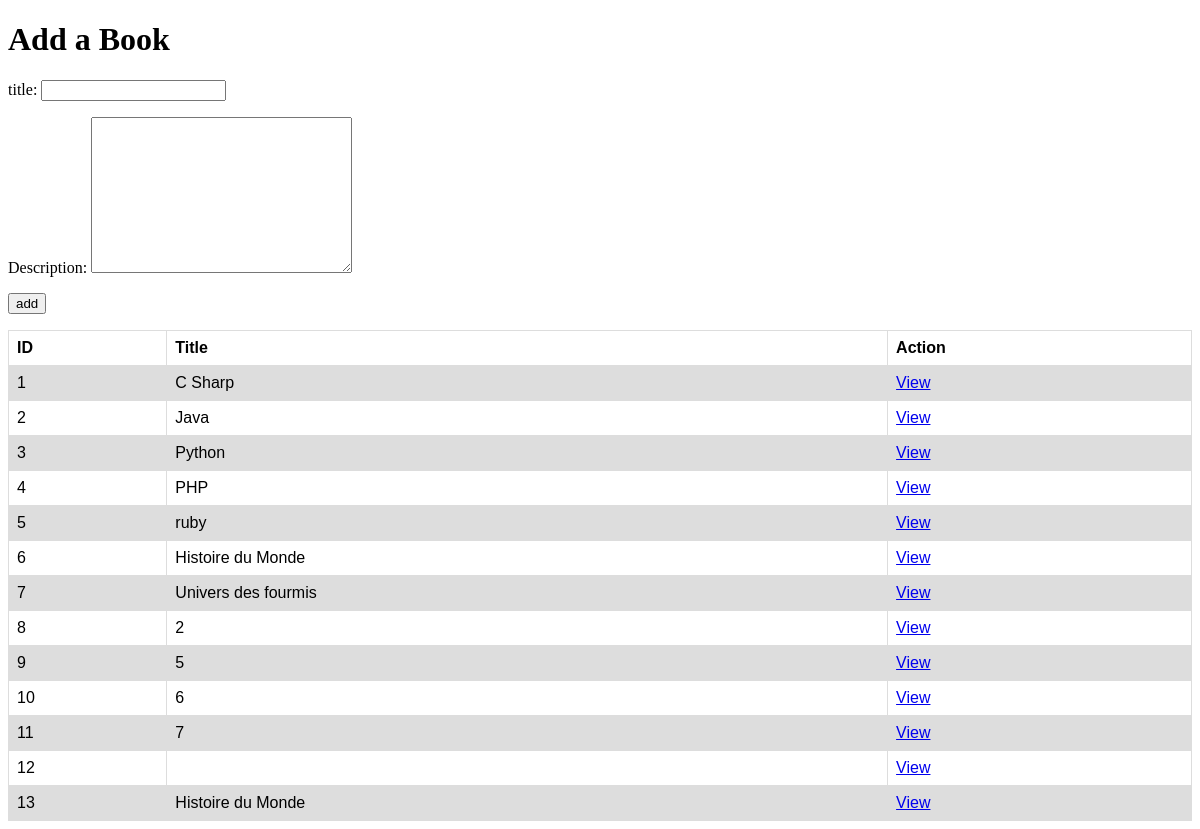
The page / on the database its author committed.
### books_authors_app/models.py (models this page shows)
class Book(models.Model):
    title = models.CharField(max_length=255)
    desc = models.TextField()
    created_at = models.DateTimeField(auto_now_add=True)
    updated_at = models.DateTimeField(auto_now=True)
    def __repr__(self):
        return f"<Book object: {self.title} {self.id}>"

### books_authors_app/views.py (the view)
# urls.py: path('', views.books),
def books(request):
    allbooks = Book.objects.all()
    print(allbooks)
    context = {
        'booksFromDB': allbooks
    }
    return render(request, 'booksTemplate.html', context)

### books_authors_app/templates/booksTemplate.html (shortened to what this page needs)
<!DOCTYPE html>
<html lang="en">
<head>
</head>
<body>
    <h1>Add a Book</h1>
    <form action="/createBook" method="post">
        <p>title: <input type="text" name="titleFromHtml" id=""><p>
        <p>Description: <textarea name="descFromHtml" id="" cols="30" rows="10"></textarea>
        <p><input type="submit" value="add"></p>
    </form>
    <table>
        <tr>
            <th>ID</th>
            <th>Title</th>
            <th>Action</th>
        </tr>
        {% for bookObj in booksFromDB %}
        <tr>
            <td>{{bookObj.id}}</td>
            <td>{{bookObj.title}}</td>
            <td><a href="/books/{{bookObj.id}}">View</a></td>
        </tr>
        {% endfor %}
</body>
</html>

### books_authors_app/templates/booksTemplate.html (style rules this page uses)
table { font-family: arial, sans-serif; border-collapse: collapse; width: 100%; }
td, th { border: 1px solid #dddddd; text-align: left; padding: 8px; }
tr:nth-child(even) { background-color: #dddddd; }

### rows shown on the page
Book: id "1", title "C Sharp"
Book: id "2", title "Java"
Book: id "3", title "Python"
Book: id "4", title "PHP"
Book: id "5", title "ruby"
Book: id "6", title "Histoire du Monde"
Book: id "7", title "Univers des fourmis"
Book: id "8", title "2"
Book: id "9", title "5"
Book: id "10", title "6"
Book: id "11", title "7"
Book: id "12"
Book: id "13", title "Histoire du Monde"
